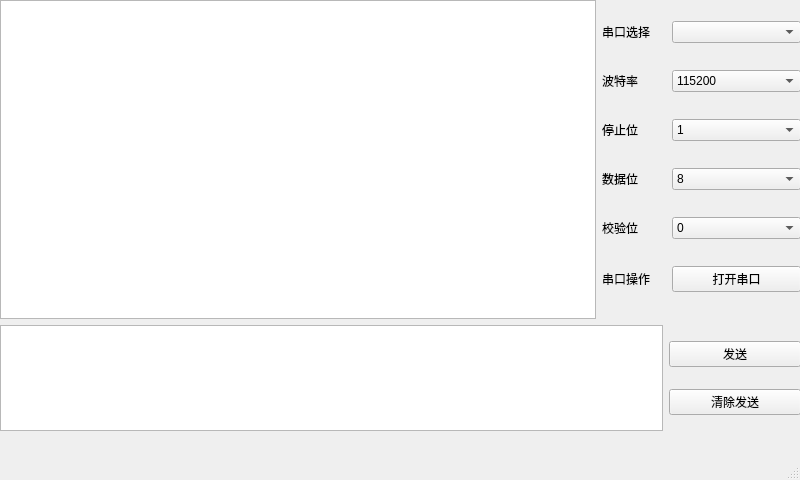
<?xml version="1.0" encoding="UTF-8"?>
<ui version="4.0">
 <class>MainWindow</class>
 <widget class="QMainWindow" name="MainWindow">
  <property name="geometry">
   <rect>
    <x>0</x>
    <y>0</y>
    <width>800</width>
    <height>480</height>
   </rect>
  </property>
  <property name="windowTitle">
   <string>MainWindow</string>
  </property>
  <widget class="QWidget" name="centralwidget">
   <widget class="QWidget" name="layoutWidget">
    <property name="geometry">
     <rect>
      <x>0</x>
      <y>0</y>
      <width>801</width>
      <height>431</height>
     </rect>
    </property>
    <layout class="QVBoxLayout" name="verticalLayout_3" stretch="3,1">
     <item>
      <layout class="QHBoxLayout" name="horizontalLayout_8" stretch="3,1">
       <item>
        <widget class="QTextBrowser" name="textBrowser"/>
       </item>
       <item>
        <layout class="QVBoxLayout" name="verticalLayout">
         <item>
          <layout class="QHBoxLayout" name="horizontalLayout" stretch="1,2">
           <item>
            <widget class="QLabel" name="label">
             <property name="text">
              <string>串口选择</string>
             </property>
            </widget>
           </item>
           <item>
            <widget class="QComboBox" name="comboBox"/>
           </item>
          </layout>
         </item>
         <item>
          <layout class="QHBoxLayout" name="horizontalLayout_2" stretch="1,2">
           <item>
            <widget class="QLabel" name="label_2">
             <property name="text">
              <string>波特率</string>
             </property>
            </widget>
           </item>
           <item>
            <widget class="QComboBox" name="comboBox_2">
             <item>
              <property name="text">
               <string>115200</string>
              </property>
             </item>
             <item>
              <property name="text">
               <string>9600</string>
              </property>
             </item>
            </widget>
           </item>
          </layout>
         </item>
         <item>
          <layout class="QHBoxLayout" name="horizontalLayout_3" stretch="1,2">
           <item>
            <widget class="QLabel" name="label_3">
             <property name="text">
              <string>停止位</string>
             </property>
            </widget>
           </item>
           <item>
            <widget class="QComboBox" name="comboBox_3">
             <item>
              <property name="text">
               <string>1</string>
              </property>
             </item>
             <item>
              <property name="text">
               <string>2</string>
              </property>
             </item>
            </widget>
           </item>
          </layout>
         </item>
         <item>
          <layout class="QHBoxLayout" name="horizontalLayout_4" stretch="1,2">
           <item>
            <widget class="QLabel" name="label_4">
             <property name="text">
              <string>数据位</string>
             </property>
            </widget>
           </item>
           <item>
            <widget class="QComboBox" name="comboBox_4">
             <item>
              <property name="text">
               <string>8</string>
              </property>
             </item>
             <item>
              <property name="text">
               <string>5</string>
              </property>
             </item>
             <item>
              <property name="text">
               <string>6</string>
              </property>
             </item>
             <item>
              <property name="text">
               <string>7</string>
              </property>
             </item>
            </widget>
           </item>
          </layout>
         </item>
         <item>
          <layout class="QHBoxLayout" name="horizontalLayout_5" stretch="1,2">
           <item>
            <widget class="QLabel" name="label_5">
             <property name="text">
              <string>校验位</string>
             </property>
            </widget>
           </item>
           <item>
            <widget class="QComboBox" name="comboBox_5">
             <item>
              <property name="text">
               <string>0</string>
              </property>
             </item>
             <item>
              <property name="text">
               <string>2</string>
              </property>
             </item>
             <item>
              <property name="text">
               <string>3</string>
              </property>
             </item>
             <item>
              <property name="text">
               <string>4</string>
              </property>
             </item>
             <item>
              <property name="text">
               <string>5</string>
              </property>
             </item>
            </widget>
           </item>
          </layout>
         </item>
         <item>
          <layout class="QHBoxLayout" name="horizontalLayout_6" stretch="1,2">
           <item>
            <widget class="QLabel" name="label_6">
             <property name="text">
              <string>串口操作</string>
             </property>
            </widget>
           </item>
           <item>
            <widget class="QPushButton" name="pushButton">
             <property name="text">
              <string>打开串口</string>
             </property>
             <property name="checkable">
              <bool>true</bool>
             </property>
            </widget>
           </item>
          </layout>
         </item>
        </layout>
       </item>
      </layout>
     </item>
     <item>
      <layout class="QHBoxLayout" name="horizontalLayout_7" stretch="5,1">
       <item>
        <widget class="QTextEdit" name="textEdit"/>
       </item>
       <item>
        <layout class="QVBoxLayout" name="verticalLayout_2">
         <item>
          <widget class="QPushButton" name="pushButton_2">
           <property name="text">
            <string>发送</string>
           </property>
          </widget>
         </item>
         <item>
          <widget class="QPushButton" name="pushButton_3">
           <property name="text">
            <string>清除发送</string>
           </property>
          </widget>
         </item>
        </layout>
       </item>
      </layout>
     </item>
    </layout>
   </widget>
  </widget>
  <widget class="QMenuBar" name="menubar">
   <property name="geometry">
    <rect>
     <x>0</x>
     <y>0</y>
     <width>800</width>
     <height>21</height>
    </rect>
   </property>
  </widget>
  <widget class="QStatusBar" name="statusbar"/>
 </widget>
 <resources/>
 <connections/>
</ui>
